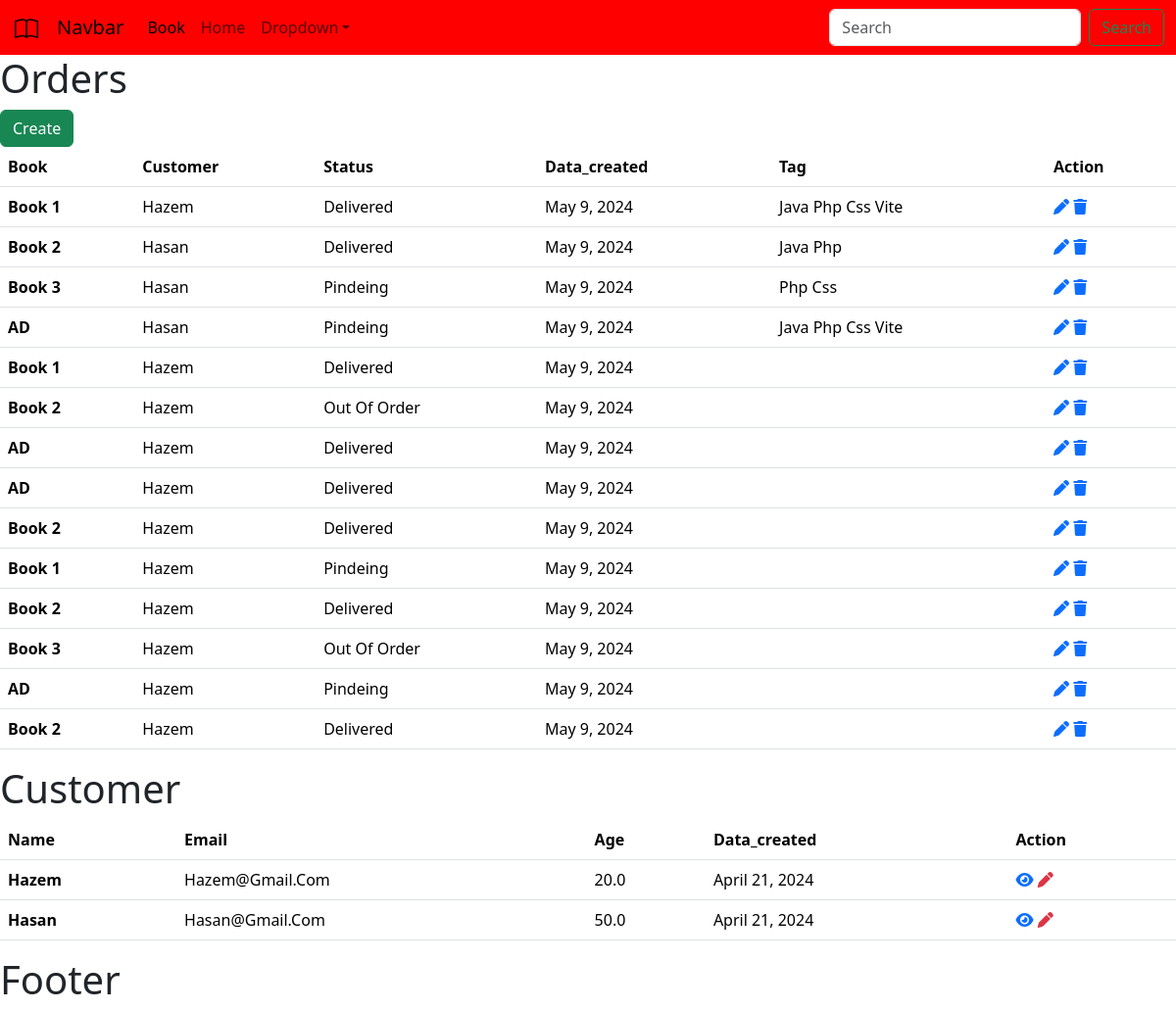
The page / on the database its author committed.
### book/models.py (models this page shows, shortened)
class Order(models.Model):
    STATUS=(
        ("pindeing","pinding"),
        ("delivered","delivered"),
        ("out of order","out of order")
    )
    book=models.ForeignKey(BOOK,on_delete=models.SET_NULL,null=True)
    customer=models.ForeignKey(CUSTOMER, on_delete=models.SET_NULL,null=True)
    status=models.CharField( max_length=90,null=True,choices=STATUS)
    tag=models.ManyToManyField(TAG)
    data_created=models.DateField( auto_now_add=True,null=True)

class BOOK(models.Model):
    CATEGORIES=(
        ("Thriller","Thriller"),
        ("Historical Fiction","Historical Fiction"),
        ("hororr","horoor"),
    )
    name=models.CharField( max_length=90,null=True)
    author=models.CharField(max_length=90,null=True)
    price=models.FloatField(null=True)
    catecogy=models.CharField(max_length=90,null=True,choices= CATEGORIES)
    data_created=models.DateField(auto_now_add=True )
    def __str__(self):
        return self.name

class CUSTOMER(models.Model):
    name=models.CharField( max_length=90,null=True )
    email=models.CharField(max_length=90,null=True )
    age=models.FloatField(null=True )
    data_created=models.DateField(auto_now_add=True ,null=True )
    def __str__(self):
        return self.name

class TAG(models.Model):
    name=models.CharField(max_length=90,null=True)

### book/views.py (the view)
# urls.py: path('',views.dashboard,name='home'),
def dashboard(request):
    orders=Order.objects.all()
    customers=CUSTOMER.objects.all()
    context={
        "orders":orders,
        "customers":customers
    }
    return render(request, 'book/dashboard.html',context)

### book/templates/book/dashboard.html (shortened to what this page needs)
<!DOCTYPE html>
<html lang="en">
  <head>
  </head>
  <body>
    {% extends 'book/main.html' %}
    {% block content %}
      <table class="table">
        <h1>orders</h1>
        <a role="button" class="btn btn-success" href="{% url 'create' %}">create</a>
        <thead>
          <tr>
            <th scope="col">book</th>
            <th scope="col">customer</th>
            <th scope="col">status</th>
            <th scope="col">data_created</th>
            <th scope="col">tag</th>
            <th>action</th>
          </tr>
        </thead>
        <tbody>
          {% for index in orders %}
            <tr>
              <th>{{ index.book }}</th>
              <td>{{ index.customer }}</td>
              <td>{{ index.status }}</td>
              <td>{{ index.data_created }}</td>
              <td>
                {% for item in index.tag.all %}
                  {{ item.name }}
                {% endfor %}
              </td>
              <td>
                <a href="{% url 'update' index.id %}"><i class="fa-solid fa-pen "></i></a>
               <a href="{% url 'delete' index.id %}"><i class="fa-solid fa-trash text-primary"></i></a>
              </td>
            </tr>
          {% endfor %}
        </tbody>
      </table>
      <table class="table">
        <h1>customer</h1>
        <thead>
          <tr>
            <th scope="col">name</th>
            <th scope="col">email</th>
            <th scope="col">age</th>
            <th scope="col">data_created</th>
            <th>action</th>
          </tr>
        </thead>
        <tbody>
          {% for index in customers %}
            <tr>
              <th>{{ index.name }}</th>
              <td>{{ index.email }}</td>
              <td>{{ index.age }}</td>
              <td>{{ index.data_created }}</td>
              <td>
                <a href="{% url 'customer' index.id %}"><i class="fa-solid fa-eye"></i></a>
                <i class="fa-solid fa-pen text-danger"></i>
              </td>
            </tr>
          {% endfor %}
        </tbody>
      </table>
    {% endblock %}

### book/templates/book/main.html (shortened to what this page needs)
{% load static %}
<!DOCTYPE html>
<html lang="en">
  <head>
    <link href="https://cdn.jsdelivr.net/npm/bootstrap@5.3.3/dist/css/bootstrap.min.css" rel="stylesheet" />
    <link rel="stylesheet" href="{% static 'css/style.main.css' %}" />
    <link rel="stylesheet" href="https://cdnjs.cloudflare.com/ajax/libs/font-awesome/6.5.2/css/all.min.css">
  </head>
  <body>
    {% include 'book/navbar.html' %}
    {% block content %}
    {% endblock %}
    <h1>footer</h1>
  </body>
</html>

### book/templates/book/navbar.html (shortened to what this page needs)
{% load static %}
<!DOCTYPE html>
<html lang="en">
  <head>
  </head>
  <body>
    <nav class="navbar navbar-expand-lg bg-navbar">
      <div class="container-fluid">
        <a class="navbar-brand" href="#"><img src="{% static 'image/book.svg' %}" alt="Bootstrap" width="30" height="24" /></a>
        <a class="navbar-brand" href="#">Navbar</a>
        <div class="collapse navbar-collapse" id="navbarSupportedContent">
          <ul class="navbar-nav me-auto mb-2 mb-lg-0">
            <li class="nav-item">
              <a class="nav-link active" aria-current="page" href="{% url "book" %}">Book</a>
            </li>
            <li class="nav-item">
              <a class="nav-link" href="{% url "home" %}">home</a>
            </li>
            <li class="nav-item dropdown">
              <a class="nav-link dropdown-toggle" href="#" role="button" data-bs-toggle="dropdown" aria-expanded="false">Dropdown</a>
            </li>
          </ul>
          <form class="d-flex" role="search">
            <input class="form-control me-2" type="search" placeholder="Search" aria-label="Search" />
            <button class="btn btn-outline-success" type="submit">Search</button>
          </form>
        </div>
      </div>
    </nav>
  </body>
</html>

### static/css/style.main.css (style rules this page uses)
* { text-transform: capitalize; list-style: none; }
.bg-navbar { background-color: red; }

### rows shown on the page
Order: book "Book 1", customer "Hazem", status "Delivered", data_created "May 9, 2024"
TAG: name "Java"
TAG: name "Php"
TAG: name "Css"
TAG: name "Vite"
Order: book "Book 2", customer "Hasan", status "Delivered", data_created "May 9, 2024"
Order: book "Book 3", customer "Hasan", status "Pindeing", data_created "May 9, 2024"
Order: book "AD", customer "Hasan", status "Pindeing", data_created "May 9, 2024"
Order: book "Book 1", customer "Hazem", status "Delivered", data_created "May 9, 2024"
Order: book "Book 2", customer "Hazem", status "Out Of Order", data_created "May 9, 2024"
Order: book "AD", customer "Hazem", status "Delivered", data_created "May 9, 2024"
Order: book "AD", customer "Hazem", status "Delivered", data_created "May 9, 2024"
Order: book "Book 2", customer "Hazem", status "Delivered", data_created "May 9, 2024"
Order: book "Book 1", customer "Hazem", status "Pindeing", data_created "May 9, 2024"
Order: book "Book 2", customer "Hazem", status "Delivered", data_created "May 9, 2024"
Order: book "Book 3", customer "Hazem", status "Out Of Order", data_created "May 9, 2024"
Order: book "AD", customer "Hazem", status "Pindeing", data_created "May 9, 2024"
Order: book "Book 2", customer "Hazem", status "Delivered", data_created "May 9, 2024"
CUSTOMER: name "Hazem", email "Hazem@gmail.com", age "20.0", data_created "April 21, 2024"
CUSTOMER: name "Hasan", email "Hasan@gmail.com", age "50.0", data_created "April 21, 2024"
